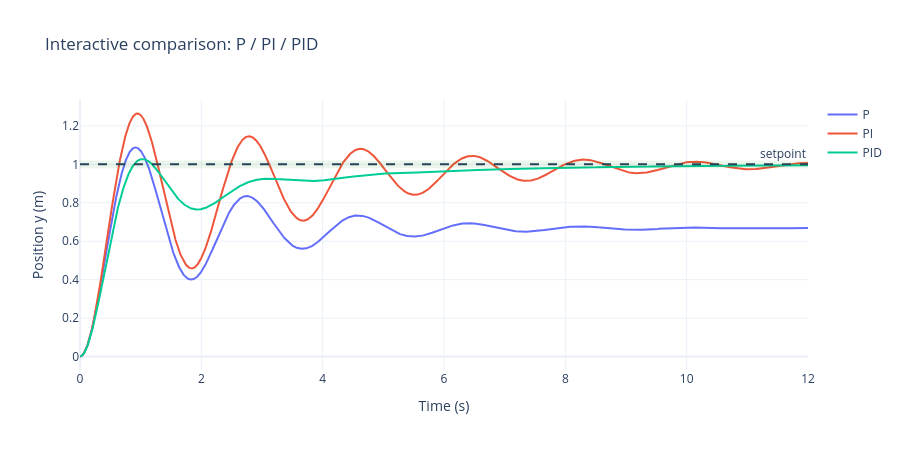

Notebook code cell kept with this figure:
### Markdown cell above
## 4. 交互对比图（plotly）

同样的数据换成 plotly：悬浮读数、图例开关单条曲线、框选放大看超调细节——
调参时比静态图好用得多。

### Code cell
import plotly.graph_objects as go

fig = go.Figure()
for name, df in results.items():
    fig.add_trace(go.Scatter(x=df["t"], y=df["y"], mode="lines", name=name))
fig.add_hline(y=SIM["r"], line_dash="dash", annotation_text="setpoint")
fig.add_hrect(y0=0.98 * SIM["r"], y1=1.02 * SIM["r"],
              fillcolor="green", opacity=0.08, line_width=0)
fig.update_layout(title="Interactive comparison: P / PI / PID",
                  xaxis_title="Time (s)", yaxis_title="Position y (m)",
                  template="plotly_white", height=450)
fig.show()

html_path = RUNS / "b08_pid_compare.html"
fig.write_html(html_path, include_plotlyjs="cdn")
print("交互图已导出:", html_path)

### Figure 1 — Plotly figure (JSON) as saved in the notebook; plotly's stock layout.template omitted (floating-point values rounded to 4 significant figures; data arrays with more than 128 entries replaced by an {"elided": "..."} marker saying what was removed)
{"data": [{"mode": "lines", "name": "P", "type": "scatter", "x": {"elided": "12001 float values"}, "y": {"elided": "12001 float values"}}, {"mode": "lines", "name": "PI", "type": "scatter", "x": {"elided": "12001 float values"}, "y": {"elided": "12001 float values"}}, {"mode": "lines", "name": "PID", "type": "scatter", "x": {"elided": "12001 float values"}, "y": {"elided": "12001 float values"}}], "layout": {"annotations": [{"showarrow": false, "text": "setpoint", "x": 1, "xanchor": "right", "xref": "x domain", "y": 1.0, "yanchor": "bottom", "yref": "y"}], "height": 450, "shapes": [{"line": {"dash": "dash"}, "type": "line", "x0": 0, "x1": 1, "xref": "x domain", "y0": 1.0, "y1": 1.0, "yref": "y"}, {"fillcolor": "green", "line": {"width": 0}, "opacity": 0.08, "type": "rect", "x0": 0, "x1": 1, "xref": "x domain", "y0": 0.98, "y1": 1.02, "yref": "y"}], "title": {"text": "Interactive comparison: P / PI / PID"}, "xaxis": {"title": {"text": "Time (s)"}}, "yaxis": {"title": {"text": "Position y (m)"}}}}
